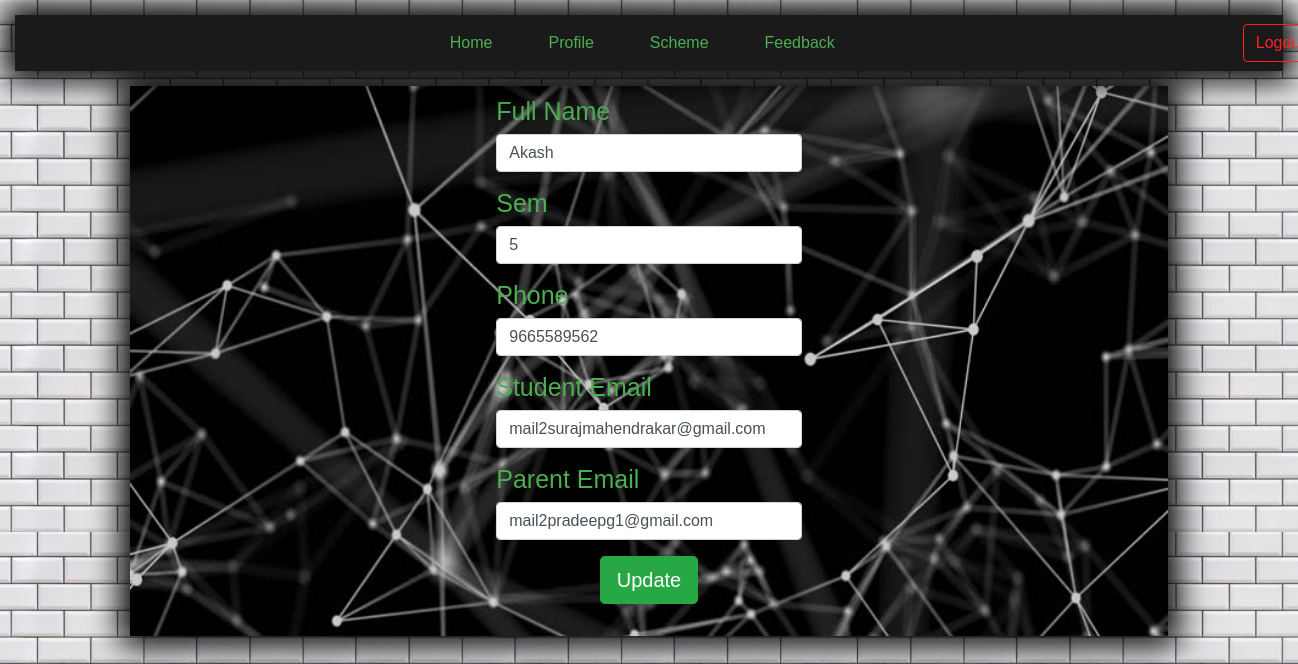
/welcome/profile/student.php (signed in), run on the app's committed database.
### tables this page shows
CREATE TABLE `students` (
  `username` varchar(11) NOT NULL,
  `password` varchar(20) NOT NULL,
  `scheme` int(5) NOT NULL,
  `sem` int(2) NOT NULL,
  `name` varchar(20) NOT NULL,
  `email` varchar(40) NOT NULL,
  `pemail` varchar(40) NOT NULL,
  `phno` bigint(10) NOT NULL,
  `branch` varchar(6) NOT NULL
);

### welcome/profile/student.php (the view, shortened to what this page needs)
<?php
     $db = mysqli_connect('localhost', 'root', '', 'vtu');
     $username = $_SESSION['username'];
?>
<!DOCTYPE html>
<html lang="en">
<head>
	<link href="//maxcdn.bootstrapcdn.com/bootstrap/4.1.1/css/bootstrap.min.css" rel="stylesheet" id="bootstrap-css">
	<link rel="stylesheet" href="https://cdnjs.cloudflare.com/ajax/libs/font-awesome/4.7.0/css/font-awesome.min.css">
	<link rel="stylesheet" href="../../css/studentDash.css">
	<link rel="stylesheet" href="../../css/sprofile.css">
</head>
<body>
     <nav class="navbar navbar-expand-lg navbar-light bg-light ">
		<div class="head1">
		</div>
		<div class="collapse navbar-collapse head2" id="navbarSupportedContent">
			<ul class="navbar-nav mr-auto">
				<li class="nav-item"><a class="nav-link link" href="../student.php">Home</a></li>
				<li class="nav-item"><a class="nav-link link" href="../profile/student.php">Profile</a></li>
				<li class="nav-item"><a class="nav-link link" href="../scheme/sdownload.php">Scheme</a></li>
				<li class="nav-item"><a class="nav-link link" href="../feedback/student.php">Feedback</a></li>
				<li class="nav-item">
                         <form method="POST" action="../../index.php" class="collapse navbar-collapse sform">
                              <input type="submit"class="btn btn-outline-success logout my-2 my-sm-0" name="logout" value="Logout">
                         </form>
				</li>
			</ul>
		</div>
     </nav>
     <div class="container">
          <div class="main1">
               <?php
                    $q = "SELECT * FROM students WHERE username = '$username'";
                    $r = mysqli_query($db, $q);
                    $row = mysqli_fetch_assoc($r);
                    $name = $row['name'];
                    $sem = $row['sem'];
                    $email = $row['email'];
                    $pemail = $row['pemail'];
                    $phno = $row['phno'];
               ?>
               <form class="updateProfile" method="POST">
                    <div class="form-group">
                         <div class="col-xs-6 shead">
                              <label for="name"><h4 >Full Name</h4></label>
                              <input type="text" minlength="3" class="form-control inputField" name="name" value = <?php echo "'$name'"; ?> id="name" placeholder="Full Name"  required>
                         </div>
                         </div>
                         <div class="form-group">
                         <div class="col-xs-6 shead">
                              <label for="sem"><h4 >Sem</h4></label>
                              <input type="tel" maxlength="1" pattern="[1-8]" class="form-control inputField" name="sem" value = <?php echo "'$sem'"; ?> title ="Sem 1 to 8" id="sem" placeholder="Enter your sem"  required>
                         </div>
                         </div>
                         <div class="form-group ">
                         <div class="col-xs-6 shead">
                              <label for="phone"><h4>Phone</h4></label>
                              <input type="tel" maxlength="10" pattern="\d{10}" title="Enter 10 digit number" class="form-control inputField"  value = <?php echo "'$phno'"; ?> name="phno" id="phone" placeholder="Enter phone" required>
                         </div>
                    </div>
                    <div class="form-group">
                         <div class="col-xs-6 shead">
                              <label for="email"><h4>Student Email </h4></label>
                              <input type="email" class="form-control inputField" name="email"  id="email" value = <?php echo "'$email'"; ?>  placeholder="Enter email" required>
                         </div>
                    </div>
                    <div class="form-group">
                         <div class="col-xs-6 shead">
                              <label for="eemail"><h4>Parent Email </h4></label>
                              <input type="email" class="form-control inputField" name="pemail"  id="pemail" value = <?php echo "'$pemail'"; ?>  placeholder="Enter email" required>
                         </div>
                    </div>
                    <center>
                         <div class="form-group">
                              <div class="col-xs-12">
                                   <input class="btn btn-lg btn-success update" type="submit" name="update" value="Update">
                              </div>
                         </div>
                    </center>
               </form>
          </div>
     </div>
</body>
</html>

### css/studentDash.css (style rules this page uses)
* { font-family: sans-serif; box-sizing: border-box; outline: none; }
body { background-image: url(../image/clock.jpg); }
.navbar { background-color: #1a1a1a !important ; width: calc(100% - 30px) !important; margin: 15px auto !important; box-shadow: 0 0 30px 10px black; }
nav .head1 { width: 30% !important; }
nav .head2 { width: 70% !important; }
nav .sform { width: 0; height: 0; }
nav .nav-item { margin-left: 40px; }
nav .logout { left: 360px; top: 20px; position: relative; border: 1px solid #ff2121; color: #ff2121; }
nav .link { color: #4CAF50 !important; }
.container { width: 80%; margin: 0 auto; height: 550px; box-shadow: 0 0 30px 10px black; padding: 50px; background-image: url(../image/staff.jpg); background-size: cover; color: white; }

### css/sprofile.css (style rules this page uses)
* { font-family: sans-serif; box-sizing: border-box; outline: none; }
.container { padding: 10px; }
.inputField { width: 100%; }
.updateProfile { text-align: left; }
.main1 { width: 30%; margin: 0 auto ; }
.shead h4 { color: #4CAF50; font-size: 25px; margin-bottom: 0; }

### data on the page
students: name "Akash", sem "5", phno "9665589562", email "mail2surajmahendrakar@gmail.com", pemail "mail2pradeepg1@gmail.com"
